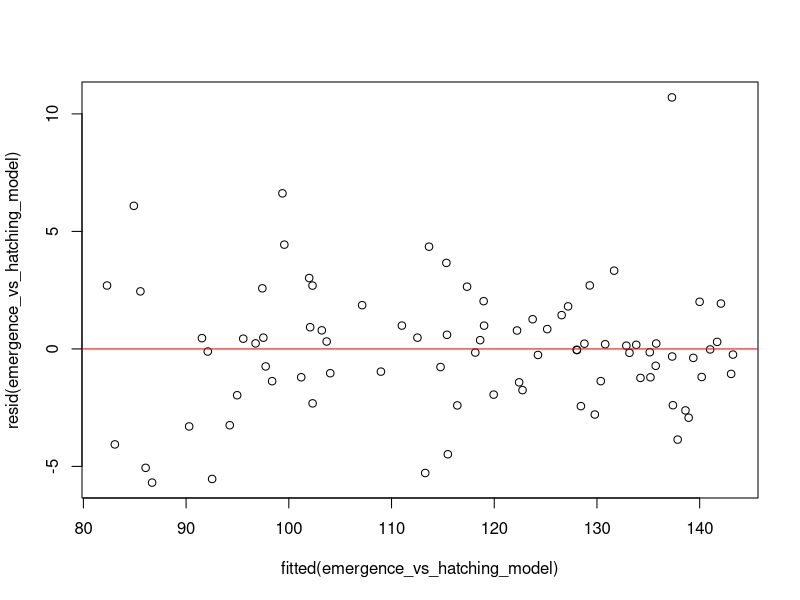
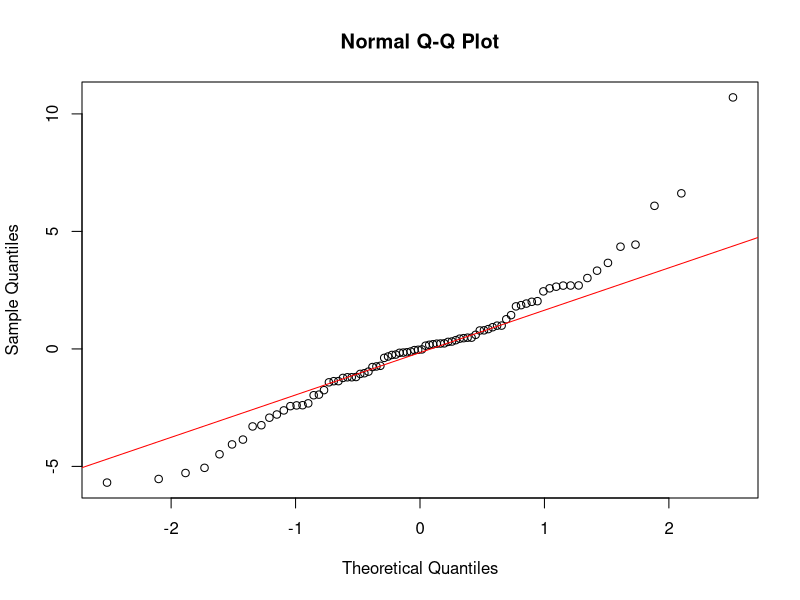
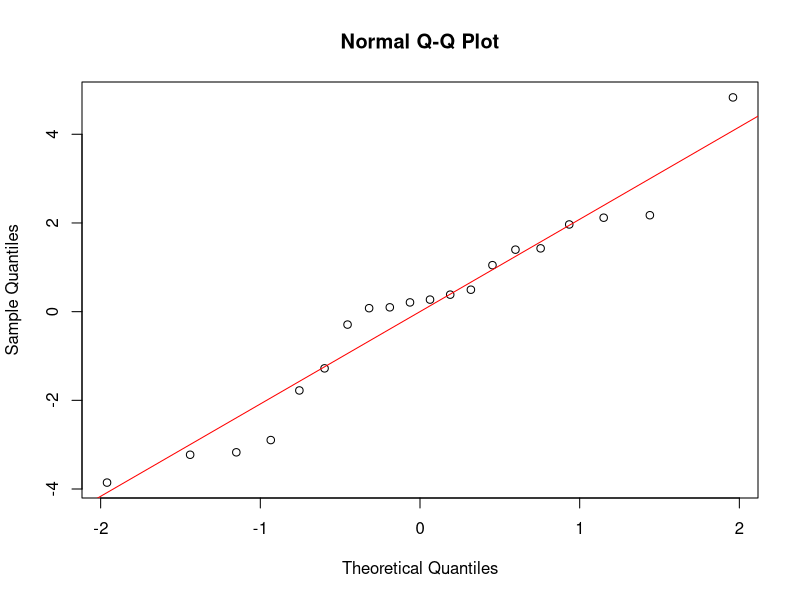
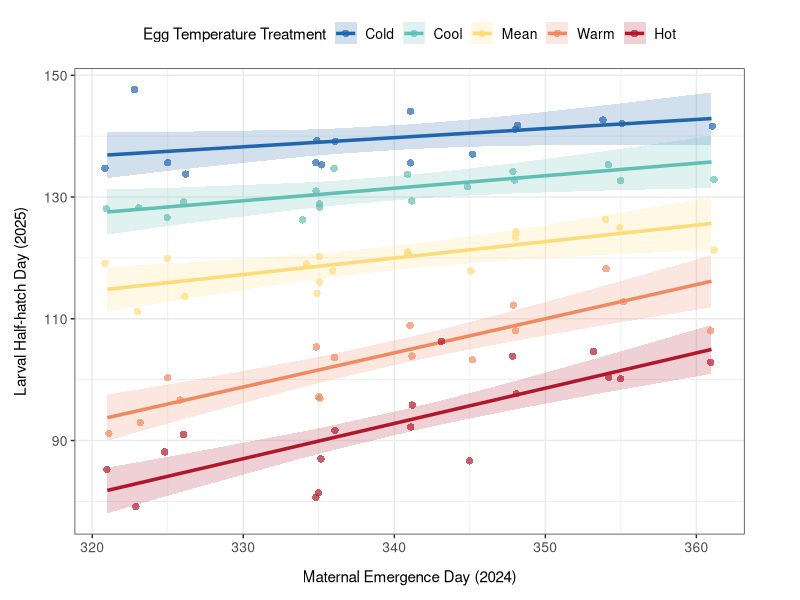
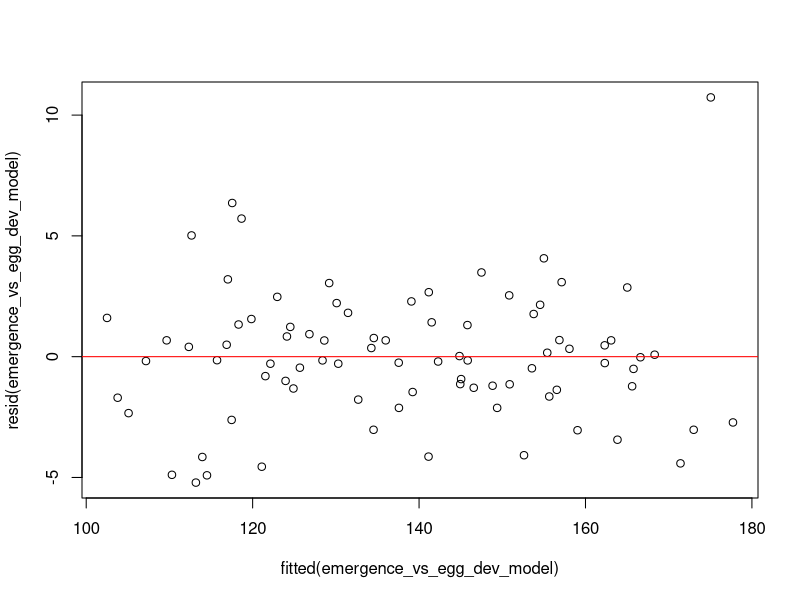
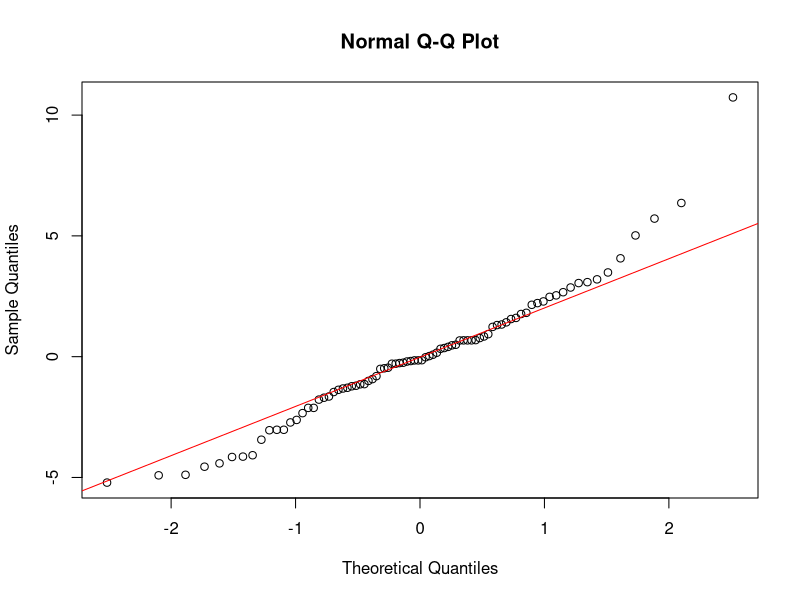
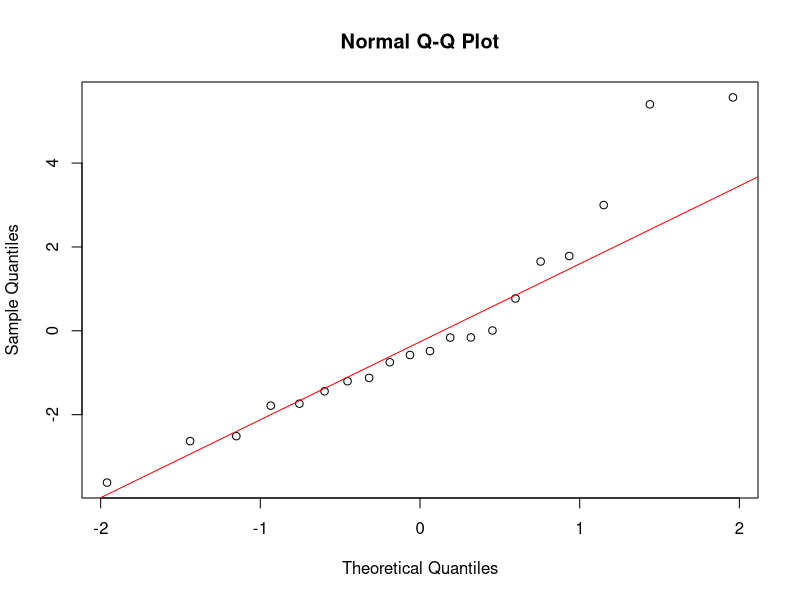
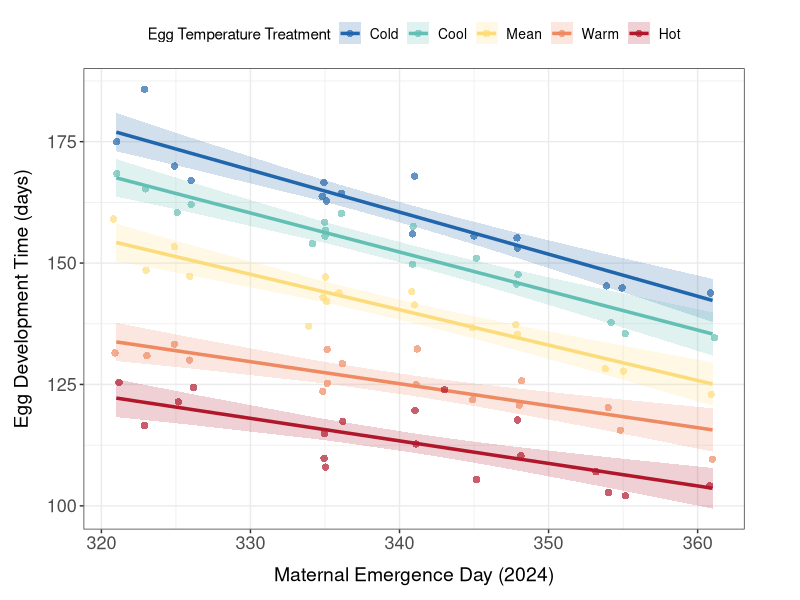

The R script that drew these images, in order:
#### DESCRIPTION ####

# This script analyses the data on carryover effects between winter moth 
# pupation and larval hatching

#### SET UP ####

# packages
library(here)
library(tidyverse)
library(lmerTest)
library(ggeffects)

# data
egg_subcltuches <- read.csv(here("data_files", "egg_subcltuches_with_egg_dev_time.csv"))

# convert emergence date to day (since year began)
egg_subcltuches$emergence_day <- yday(egg_subcltuches$emergence_date)

# remove the control 
egg_subcltuches_minus_control <- egg_subcltuches %>%
  filter(egg_temperature_treatment != "ambient")


# reorder the temperature treatments to make the mean the reference for modelling 
egg_subcltuches_minus_control$maternal_temperature_treatment <- factor(egg_subcltuches_minus_control$maternal_temperature_treatment, 
                                                                levels = c("mean", "cold", "cool", "warm", "hot", "ambient"))
egg_subcltuches_minus_control$egg_temperature_treatment <- factor(egg_subcltuches_minus_control$egg_temperature_treatment, 
                                                           levels = c("mean", "cold", "cool", "warm", "hot"))

# set up a common colour palette for plots
temperature_treatment_colours <- c("cold" = "#2166AC",
                                   "cool" = "#63BFB4",
                                   "mean" = "#FDDC7A",
                                   "warm" = "#EF8A62", 
                                   "hot" = "#B2182B",
                                   "ambient" = "#777777")

#### (1) Effect of maternal emergence date on larval half-hatch date across egg temperature treatments ####

#### MODEL ####

# model the effect of emergence date on half-hatch date controlling for egg
# temperature treatment
emergence_vs_hatching_model <- lmer(half_hatch_day ~ emergence_day*egg_temperature_treatment +
                                      (1 | female_id), data = egg_subcltuches_minus_control)

#look at the output
summary(emergence_vs_hatching_model)

#### CHECK FIT ####

# compare the full model to a reduced model without interaction 

full_model <- lm(half_hatch_day ~ emergence_day*egg_temperature_treatment, data = egg_subcltuches_minus_control)
reduced_model <- lm(half_hatch_day ~ emergence_day + egg_temperature_treatment, data = egg_subcltuches_minus_control)

anova(full_model, reduced_model, test = "Chisq")

# compare the full model to a null model 

full_model <- lm(half_hatch_day ~ emergence_day*egg_temperature_treatment, data = egg_subcltuches_minus_control)
null_model <- lm(half_hatch_day ~ 1, data = egg_subcltuches_minus_control)

anova(full_model, null_model, test = "Chisq")

#### CHECK ASSUMPTIONS ####

# check the assumption of equal variance by plotting the residuals vs fitted values 

plot(fitted(emergence_vs_hatching_model), resid(emergence_vs_hatching_model)) 
abline(h = 0, col = "red")

# Check the normality of the residuals 

qqnorm(resid(emergence_vs_hatching_model)) 
qqline(resid(emergence_vs_hatching_model), col = "red")

# check the normality of the random effects
emergence_vs_hatching_re <- ranef(emergence_vs_hatching_model)$female_id[[1]]
qqnorm(emergence_vs_hatching_re)
qqline(emergence_vs_hatching_re, col = "red")

#### PLOT ####

# calculate model prediction and save to data frame 
emergence_vs_hatching_prediction <- as.data.frame(predict_response(emergence_vs_hatching_model, 
                                                                   terms = c("emergence_day", "egg_temperature_treatment")))
# change the order of the temperature treatments
emergence_vs_hatching_prediction$group <- factor(emergence_vs_hatching_prediction$group, 
                                                 levels = c("cold", "cool", "mean", "warm", "hot"))

# plot the model prediction with confidence intervals and data points 
emergence_vs_hatching_plot <- ggplot() +
  geom_line(data = emergence_vs_hatching_prediction, 
            aes(x = x, 
                y = predicted, 
                colour = group), 
            linewidth = 1.2) +
  geom_ribbon(data = emergence_vs_hatching_prediction, 
              aes(x = x, 
                  ymin = conf.low, 
                  ymax = conf.high, 
                  fill = group), 
              alpha = 0.2) +
  geom_jitter(data = egg_subcltuches_minus_control,
              aes(x = emergence_day, 
                  y = half_hatch_day, 
                  colour = egg_temperature_treatment), 
              width = 0.2, 
              alpha = 0.7, 
              size = 2.5, 
              stroke = 0) +
  labs(x = "Maternal Emergence Day (2024)",
       y = "Larval Half-hatch Day (2025)", 
       color = "Egg Temperature Treatment",
       fill = "Egg Temperature Treatment") +
  scale_colour_manual(values = temperature_treatment_colours, 
                      labels = c("Cold", "Cool", "Mean", "Warm", "Hot")) + 
  scale_fill_manual(values = temperature_treatment_colours, 
                    labels = c("Cold", "Cool", "Mean", "Warm", "Hot")) +
  theme_bw() +
  theme(axis.title = element_text(size = 11),
        axis.text = element_text(size = 10),
        axis.title.x = element_text(margin = margin(t = 10)), 
        axis.title.y = element_text(margin = margin(r = 10)),
        legend.title = element_text(size = 11),
        legend.text = element_text(size = 10),
        legend.position = "top",
        legend.justification = "center",
        plot.margin = margin(t = 10, r = 40, b = 10, l = 10))

# look at the output
emergence_vs_hatching_plot

#### (2) Effect of maternal emergence date on egg development time across egg temperature treatments ####

#### MODEL ####

# model the effect of emergence date on egg development controlling for egg
# temperature treatment 
emergence_vs_egg_dev_model <- lmer(egg_development_time ~ emergence_day*egg_temperature_treatment +
                                     (1 | female_id), data = egg_subcltuches_minus_control)

# look at the output
summary(emergence_vs_egg_dev_model)
anova(emergence_vs_egg_dev_model)

## compare warm and hot slopes to zero 

# filter 
egg_subcltuches_hot <- egg_subcltuches_minus_control %>%
  filter(egg_temperature_treatment == "hot")
egg_subcltuches_warm <- egg_subcltuches_minus_control %>%
  filter(egg_temperature_treatment == "warm")

# model 
emergence_vs_egg_dev_hot_model <- lm(egg_development_time ~ emergence_day, data = egg_subcltuches_hot)
emergence_vs_egg_dev_warm_model <- lm(egg_development_time ~ emergence_day, data = egg_subcltuches_warm)

# look at the output
summary(emergence_vs_egg_dev_hot_model)
summary(emergence_vs_egg_dev_warm_model)

#### CHECK FIT ####

# compare full model to a reduced model without interaction 
full_model <- lm(egg_development_time ~ emergence_day*egg_temperature_treatment, data = egg_subcltuches_minus_control)
reduced_model <- lm(egg_development_time ~ emergence_day + egg_temperature_treatment, data = egg_subcltuches_minus_control)

anova(full_model, reduced_model, test = "Chisq")

# compare full model to a null model 
full_model <- lm(egg_development_time ~ emergence_day*egg_temperature_treatment, data = egg_subcltuches_minus_control)
null_model <- lm(egg_development_time ~ 1, data = egg_subcltuches_minus_control)

anova(full_model, null_model, test = "Chisq")

#### CHECK ASSUMPTIONS ####

# check the assumption of equal variance by plotting the residuals vs fitted values 
plot(fitted(emergence_vs_egg_dev_model), resid(emergence_vs_egg_dev_model)) 
abline(h = 0, col = "red")

#check the normality of the residuals 
qqnorm(resid(emergence_vs_egg_dev_model)) 
qqline(resid(emergence_vs_egg_dev_model), col = "red")

# check the normality of the random effects
emergence_vs_egg_dev_re <- ranef(emergence_vs_egg_dev_model)$female_id[[1]]
qqnorm(emergence_vs_egg_dev_re)
qqline(emergence_vs_egg_dev_re, col = "red")

#### PLOT ####

# calculate model prediction and save to data frame
emergence_vs_egg_dev_prediction <- as.data.frame(predict_response(emergence_vs_egg_dev_model, 
                                                                  terms = c("emergence_day", "egg_temperature_treatment")))

# change the order of the temperature treatments
emergence_vs_egg_dev_prediction$group <- factor(emergence_vs_egg_dev_prediction$group, 
                                                levels = c("cold", "cool", "mean", "warm", "hot"))

# plot the model prediction with confidence intervals and data points
emergence_vs_egg_dev_plot <- ggplot() +
  geom_line(data = emergence_vs_egg_dev_prediction, 
            aes(x = x, 
                y = predicted, 
                colour = group), 
            linewidth = 1.2) +
  geom_ribbon(data = emergence_vs_egg_dev_prediction, 
              aes(x = x, 
                  ymin = conf.low, 
                  ymax = conf.high, 
                  fill = group), 
              alpha = 0.2) +
  geom_jitter(data = egg_subcltuches_minus_control,
              aes(x = emergence_day, 
                  y = egg_development_time, 
                  colour = egg_temperature_treatment),
              width = 0.2, 
              alpha = 0.7, 
              size = 2.5, 
              stroke = 0) +
  labs(x = "Maternal Emergence Day (2024)",
       y = "Egg Development Time (days)", 
       color = "Egg Temperature Treatment",
       fill = "Egg Temperature Treatment") +
  scale_colour_manual(values = temperature_treatment_colours, 
                      labels = c("Cold", "Cool", "Mean", "Warm", "Hot")) + 
  scale_fill_manual(values = temperature_treatment_colours, 
                    labels = c("Cold", "Cool", "Mean", "Warm", "Hot")) +
  theme_bw() +
  theme(axis.title = element_text(size = 14),
        axis.text = element_text(size = 13),
        axis.title.x = element_text(margin = margin(t = 10)), 
        axis.title.y = element_text(margin = margin(r = 10)),
        legend.title = element_text(size = 11),
        legend.text = element_text(size = 10),
        legend.position = "top",
        legend.justification = "center",
        plot.margin = margin(t = 10, r = 40, b = 10, l = 10))

# look at the output
emergence_vs_egg_dev_plot

# save as a png in the figures folder
ggsave(here("figures", "figure6.png"), 
       plot = emergence_vs_egg_dev_plot, width = 6, height = 4, dpi = 300)



#### (3) Effect of maternal temperature treatment on larval hatching across egg temperature treatments ####



# model the effect of maternal temperature treatment on half hatch date controlling for egg
# temperature treatment 
mat_temp_vs_hatching_model <- lmer(half_hatch_day ~ maternal_temperature_treatment*egg_temperature_treatment + (1 | female_id), 
                                   data = egg_subcltuches_minus_control)

# look at the output
summary(mat_temp_vs_hatching_model)
anova(mat_temp_vs_hatching_model)

#### (4) Effect of maternal temperature treatment on egg development time across egg temperature treatments ####

# model the effect of maternal temperature treatment on egg development controlling for egg
# temperature treatment 
mat_temp_vs_egg_dev_model <- lmer(egg_development_time ~ maternal_temperature_treatment*egg_temperature_treatment +
                                     (1 | female_id), data = egg_subcltuches_minus_control)

# look at the output
summary(mat_temp_vs_egg_dev_model)
anova(emergence_vs_egg_dev_model)
